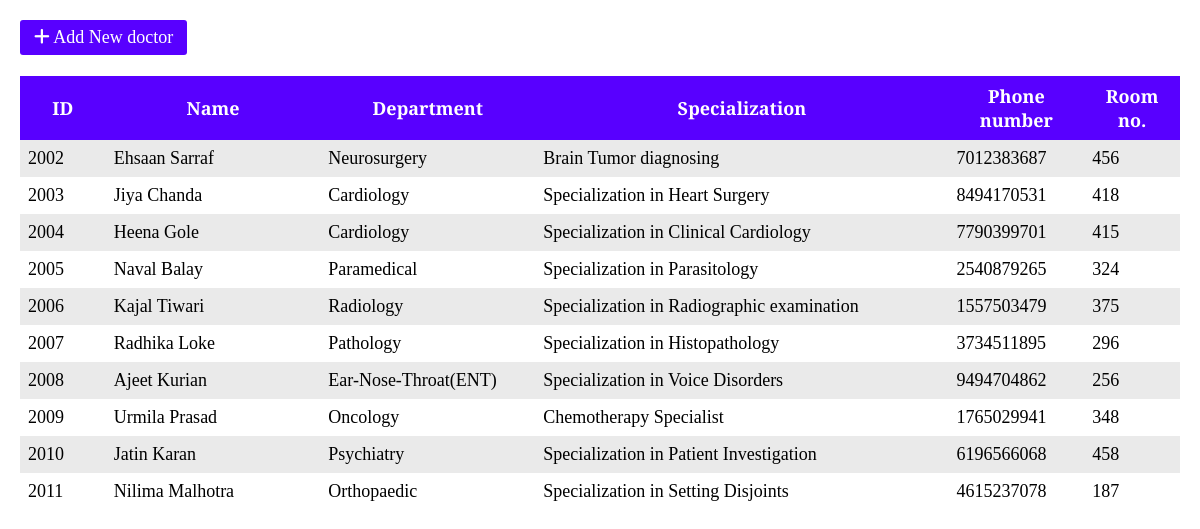
/doctorDetails.php, run on the app's committed database.
### tables this page shows
CREATE TABLE `doctors` (
  `ID` int(5) NOT NULL,
  `Name` varchar(30) NOT NULL,
  `Phone number` varchar(10) NOT NULL,
  `Email` varchar(30) NOT NULL,
  `Department` varchar(30) NOT NULL,
  `Specialization` varchar(100) NOT NULL,
  `Room no.` int(3) NOT NULL
);

### doctorDetails.php (the view, shortened to what this page needs)
<?php
    include "connectdb.php";
    $sql="SELECT * FROM doctors WHERE ID!=2001";
    $result=$conn->query($sql);
?>
<!DOCTYPE html>
<html lang="en">
<head>
    <link rel="stylesheet" href="patientdetails.css">
</head>
<body>
    <div>
        <button onclick="openform()"><i class="fa-solid fa-plus"></i> Add New doctor</button>
    </div><br>
    <table>
        <tr>
            <th style="width:70px">ID</th>
            <th style="width:200px">Name</th>
            <th style="width:200px">Department</th>
            <th style="width:400px">Specialization</th>
            <th style="width:120px">Phone number</th>
            <th style="width:80px">Room no.</th>
        </tr>
        <?php
            while($row=$result->fetch_assoc()){
                echo "
                    <tr>
                        <td>".$row['ID']."</td>
                        <td>".$row['Name']."</td>
                        <td>".$row['Department']."</td>
                        <td>".$row['Specialization']."</td>
                        <td>".$row['Phone number']."</td>
                        <td>".$row['Room no.']."</td>
                    </tr>
                ";
            }
        ?>
    </table><br>
</body>
</html>

### patientdetails.css (style rules this page uses)
* { margin: 0; padding: 0; font-family: 'Crimson Pro', serif; font-size: 18px; }
body { padding: 20px; width: 100%; height: 100vh; overflow: visible; box-sizing: border-box; }
button { width: auto; outline: none; border: none; background-color: #5800ff; padding: 7px 14px; color: white; border-radius: 3px; }
table, th, td { border: 0 solid rgb(150, 150, 150); border-collapse: collapse; width: auto; }
table tr td, th { padding: 8px; }
tr:nth-child(even) { background-color: rgba(150, 150, 150, 0.2); }
th { background-color: #5800ff; color: white; }

### data on the page
doctors: ID "2002", Name "Ehsaan Sarraf", Department "Neurosurgery", Specialization "Brain Tumor diagnosing", Phone number "7012383687", value "456"
doctors: ID "2003", Name "Jiya Chanda", Department "Cardiology", Specialization "Specialization in Heart Surgery", Phone number "8494170531", value "418"
doctors: ID "2004", Name "Heena Gole", Department "Cardiology", Specialization "Specialization in Clinical Cardiology", Phone number "7790399701", value "415"
doctors: ID "2005", Name "Naval Balay", Department "Paramedical", Specialization "Specialization in Parasitology", Phone number "2540879265", value "324"
doctors: ID "2006", Name "Kajal Tiwari", Department "Radiology", Specialization "Specialization in Radiographic examination", Phone number "1557503479", value "375"
doctors: ID "2007", Name "Radhika Loke", Department "Pathology", Specialization "Specialization in Histopathology", Phone number "3734511895", value "296"
doctors: ID "2008", Name "Ajeet Kurian", Department "Ear-Nose-Throat(ENT)", Specialization "Specialization in Voice Disorders", Phone number "9494704862", value "256"
doctors: ID "2009", Name "Urmila Prasad", Department "Oncology", Specialization "Chemotherapy Specialist", Phone number "1765029941", value "348"
doctors: ID "2010", Name "Jatin Karan", Department "Psychiatry", Specialization "Specialization in Patient Investigation", Phone number "6196566068", value "458"
doctors: ID "2011", Name "Nilima Malhotra", Department "Orthopaedic", Specialization "Specialization in Setting Disjoints", Phone number "4615237078", value "187"
